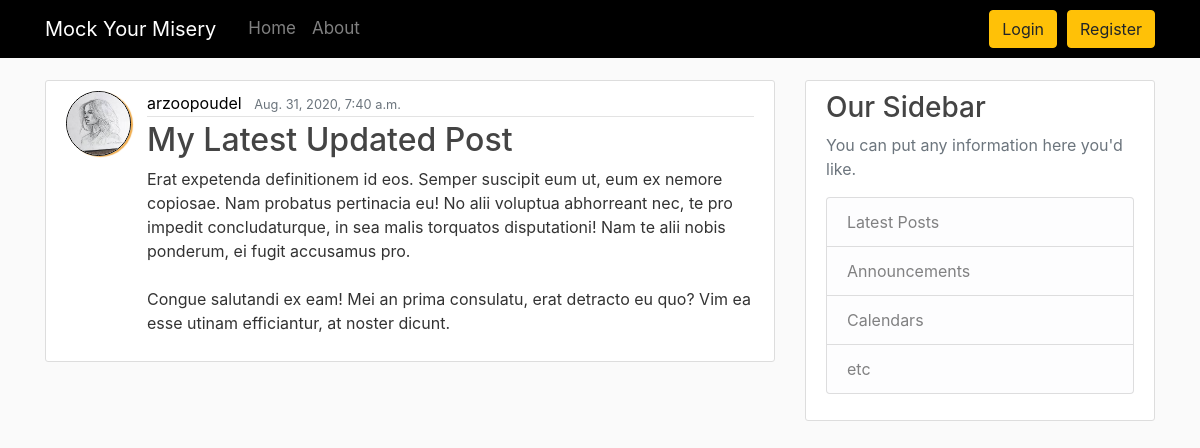
/post/30/, run on an earlier commit of the app's database.
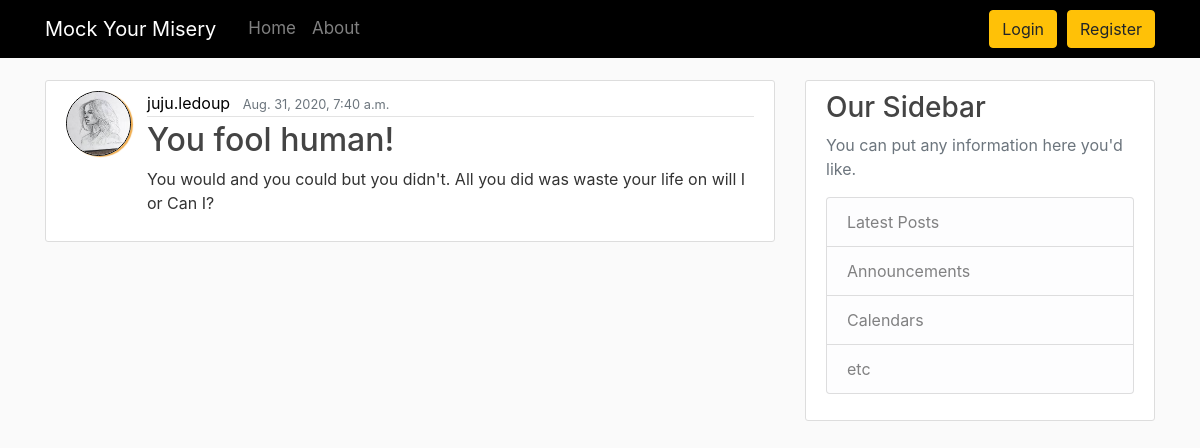
And on a later commit of the database.
### blog/models.py (models this page shows, shortened)
class Post(models.Model):
    title = models.CharField(max_length=100)
    content = models.TextField()
    date_posted = models.DateTimeField(default=timezone.now)
    author = models.ForeignKey(User, on_delete=models.CASCADE)

### users/models.py (models this page shows, shortened)
class Profile(models.Model):
    user = models.OneToOneField(User, on_delete=models.CASCADE)
    image = models.ImageField(default='default.jpg', upload_to='profile_pictures')

### blog/views.py (the view)
# urls.py: path('post/<int:pk>/', PostDetailView.as_view(), name='post-detail'), #home function from views
class PostDetailView(DetailView):
    model = Post

### blog/templates/blog/post_detail.html (shortened to what this page needs)
{% extends "blog/base.html" %}
{% block content %}
    <article class="media content-section">
        <img class="rounded-circle article-img" src="{{ object.author.profile.image.url }}">
        <div class="media-body">
            <div class="article-metadata">
                <a class="mr-2" href="#">{{ object.author }}</a>
                <small class="text-muted">{{ object.date_posted }}</small>
            </div>
            <h2>{{ object.title }}</h2>
            <p class="article-content">{{ object.content }}</p>
        </div>
  </article>
{% endblock content %}

What changed in the data, as far as the page shows it:
changed Post: author "arzoopoudel" → "juju.ledoup"; title "My Latest Updated Post" → "You fool human!"; content "Erat expetenda definitionem id eos. Semper suscipit eum ut, eum ex nemore copiosae. Nam probatus pertinacia eu! No alii voluptua abhorreant nec, te pro impedit concludaturque, in sea malis torquatos disputationi! Nam te alii nobis ponderum, ei fugit accusamus pro. Congue salutandi ex eam! Mei an prima consulatu, erat detracto eu quo? Vim ea esse utinam efficiantur, at noster dicunt." → "You would and you could but you didn't. All you did was waste your life on will I or Can I?"
